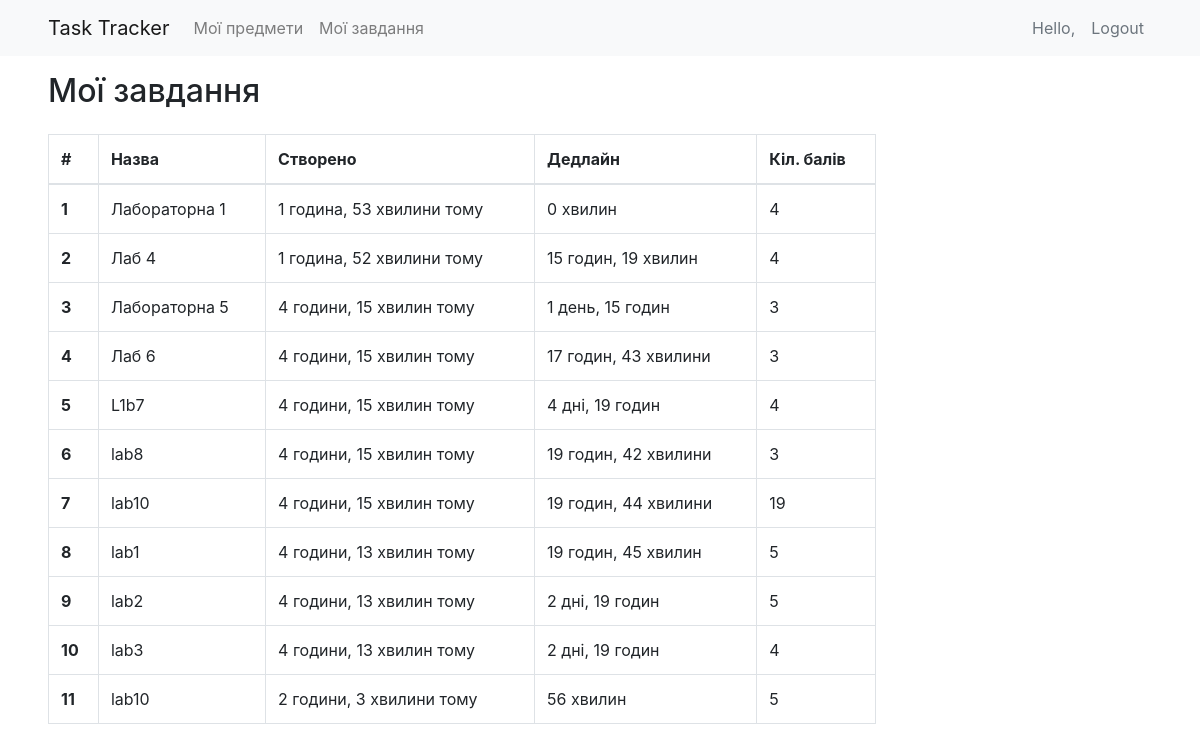
The app's page /tasks (signed in) with its own data.
### tracker_app/models.py (models this page shows, shortened)
class Task(models.Model):
    STATUS_CHOICES = (
        ('done', "Виконане"),
        ('processing', "В процесі"),
        ('scheduled', "Заплановане"),
    )
    user = models.ForeignKey(settings.AUTH_USER_MODEL, on_delete=models.CASCADE, blank=True)
    subject = models.ForeignKey(Subject, on_delete=models.CASCADE, blank=True, verbose_name='subjects')
    name = models.CharField(max_length=256)
    score = models.PositiveIntegerField()
    created_at = models.DateTimeField(editable=False, auto_now=True)
    deadline = models.DateTimeField(blank=True)
    status = models.CharField(choices=STATUS_CHOICES, max_length=10, default='scheduled')

### tracker_app/views.py (the view)
# urls.py: path('tasks', views.tasks_page, name='tasks'),
@login_required()
def tasks_page(request):
    tasks = Task.objects.filter(user=request.user)
    context = {'tasks': tasks}
    return render(request, 'tracker_app/tasks.html', context=context)

### templates/tracker_app/tasks.html (shortened to what this page needs)
{% extends 'base.html' %}
{% load static %}
{% block content %}
    {% include 'navbar.html' %}
    <div class="mx-5">
        <div class="w-75">
            <h2 class="py-3">Мої завдання</h2>
            <table class="table table-bordered mb-5">
                <thead>
                <tr>
                    <th scope="col">#</th>
                    <th scope="col">Назва</th>
                    <th scope="col">Створено</th>
                    <th scope="col">Дедлайн</th>
                    <th scope="col">Кіл. балів</th>
                </tr>
                </thead>
                <tbody id="data_sets_table">
                {% if tasks %}
                    {% for task in tasks %}
                        <tr>
                            <th scope="row">{{ forloop.counter }}</th>
                            <td>{{ task.name}}</td>
                            <td>{{ task.created_at|timesince }} тому</td>
                            <td>{{ task.deadline|timeuntil }}</td>
                            <td>
                                {{ task.score }}
                            </td>
                        </tr>
                    {% endfor %}
                {% endif %}
                </tbody>
            </table>
        </div>
    </div>
{% endblock %}

### templates/base.html (shortened to what this page needs)
{% load static %}
<!DOCTYPE html>
<html lang="en">
<head>
    <link rel="stylesheet" type="text/css" href="{% static 'bootstrap/css/bootstrap.min.css' %}">
    <link rel="stylesheet" type="text/css" href="{% static 'fonts/style.css' %}">
</head>
<body>
    {% block content %}{% endblock content %}
</body>
</html>

### templates/navbar.html (shortened to what this page needs)
<nav class="navbar navbar-expand-lg navbar-light bg-light px-5">
    <a class="navbar-brand" href="{% url 'dashboard' %}">Task Tracker</a>
    <div class="collapse navbar-collapse" id="navbarSupportedContent">
        <ul class="navbar-nav mr-auto">
            <li class="nav-item">
                <a class="nav-link" href="{% url 'dashboard' %}">Мої предмети</a>
            </li>
            <li class="nav-item">
                <a class="nav-link" href="{% url 'tasks' %}">Мої завдання</a>
            </li>
        </ul>
        <ul class="navbar-nav my-2 my-lg-0">
            <li class="nav-item">
                <span class="nav-link text-muted" href="#">Hello, </span>
            </li>
            <li class="nav-item">
                <a class="nav-link text-muted" href="{% url 'logout' %}">Logout</a>
            </li>
        </ul>
    </div>
</nav>

### records on screen
Task: name "Лабораторна 1", created_at "1 година, 53 хвилини", deadline "0 хвилин", score "4"
Task: name "Лаб 4", created_at "1 година, 52 хвилини", deadline "15 годин, 19 хвилин", score "4"
Task: name "Лабораторна 5", created_at "4 години, 15 хвилин", deadline "1 день, 15 годин", score "3"
Task: name "Лаб 6", created_at "4 години, 15 хвилин", deadline "17 годин, 43 хвилини", score "3"
Task: name "L1b7", created_at "4 години, 15 хвилин", deadline "4 дні, 19 годин", score "4"
Task: name "lab8", created_at "4 години, 15 хвилин", deadline "19 годин, 42 хвилини", score "3"
Task: name "lab10", created_at "4 години, 15 хвилин", deadline "19 годин, 44 хвилини", score "19"
Task: name "lab1", created_at "4 години, 13 хвилин", deadline "19 годин, 45 хвилин", score "5"
Task: name "lab2", created_at "4 години, 13 хвилин", deadline "2 дні, 19 годин", score "5"
Task: name "lab3", created_at "4 години, 13 хвилин", deadline "2 дні, 19 годин", score "4"
Task: name "lab10", created_at "2 години, 3 хвилини", deadline "56 хвилин", score "5"
